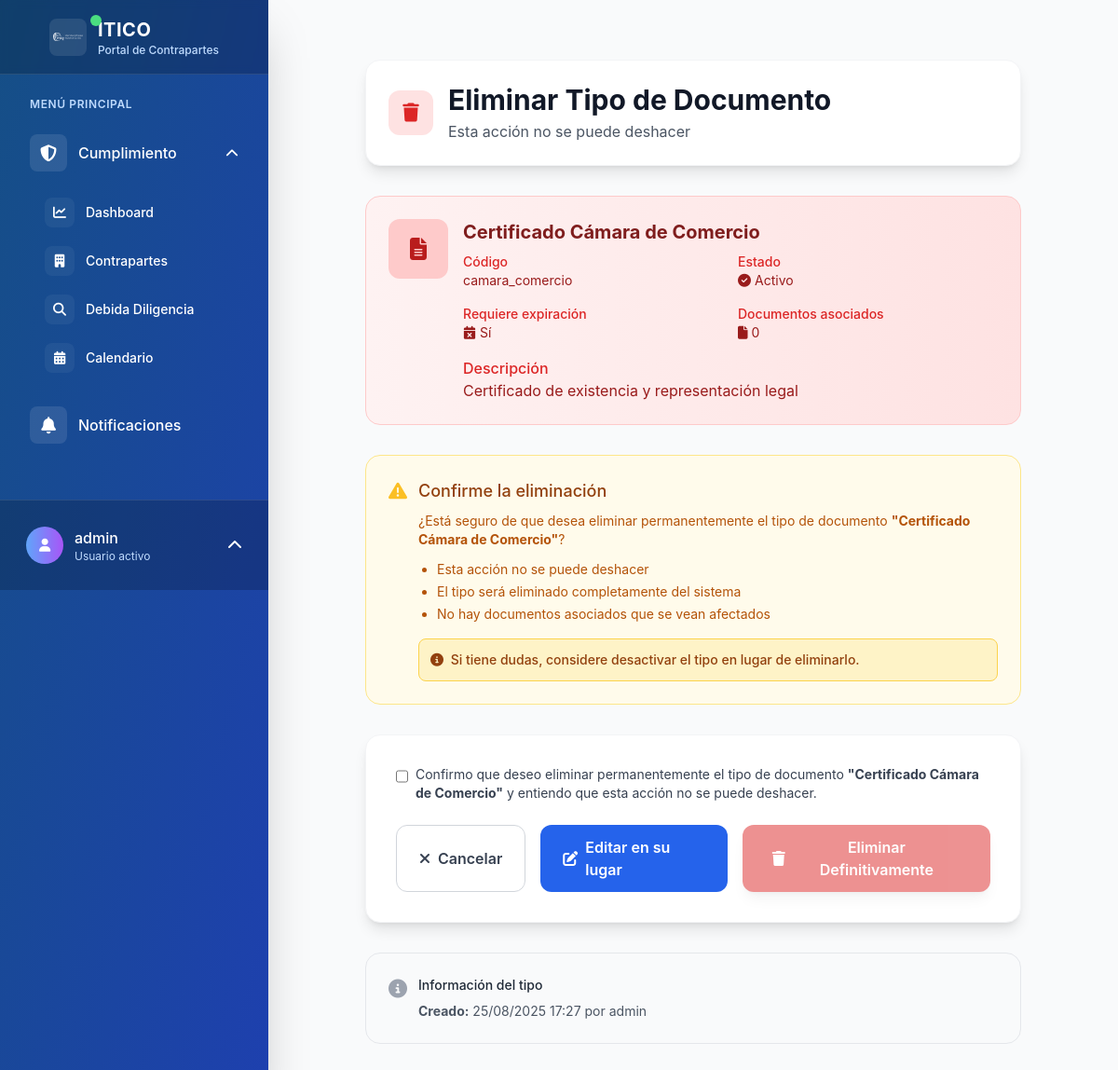
Screenshot of /contrapartes/tipos-documento/5/eliminar/ (signed in) with the database file from the repository.
### contrapartes/models.py (models this page shows, shortened)
class TipoDocumento(models.Model):
    codigo = models.CharField(
        max_length=20,
        unique=True,
        verbose_name="Código",
        help_text="Código único para identificar el tipo (ej: dd, contrato, etc.)"
    )
    nombre = models.CharField(
        max_length=100,
        verbose_name="Nombre",
        help_text="Nombre descriptivo del tipo de documento"
    )
    descripcion = models.TextField(
        blank=True,
        null=True,
        verbose_name="Descripción",
        help_text="Descripción detallada del tipo de documento"
    )
    requiere_expiracion = models.BooleanField(
        default=False,
        verbose_name="Requiere fecha de expiración",
        help_text="Indica si este tipo de documento requiere fecha de expiración"
    )
    activo = models.BooleanField(
        default=True,
        verbose_name="Activo",
        help_text="Indica si este tipo está disponible para nuevos documentos"
    )
    creado_por = models.ForeignKey(
        User,
        on_delete=models.PROTECT,
        related_name='tipos_documento_creados',
        verbose_name="Creado por"
    )
    fecha_creacion = models.DateTimeField(auto_now_add=True, verbose_name="Fecha de creación")
    fecha_actualizacion = models.DateTimeField(auto_now=True, verbose_name="Última actualización")
    class Meta:
        verbose_name = "Tipo de Documento"
        verbose_name_plural = "Tipos de Documento"
        ordering = ['nombre']

### contrapartes/views.py (the view)
# urls.py: path('tipos-documento/<int:pk>/eliminar/', views.TipoDocumentoDeleteView.as_view(), name='tipo_documento_eliminar'),
class TipoDocumentoDeleteView(LoginRequiredMixin, DeleteView):
    model = TipoDocumento
    template_name = 'contrapartes/tipo_documento_eliminar.html'
    success_url = reverse_lazy('contrapartes:tipo_documento_lista')
    def get_context_data(self, **kwargs):
        context = super().get_context_data(**kwargs)
        context['documentos_count'] = self.object.documentos.count()
        return context

### templates/contrapartes/tipo_documento_eliminar.html (shortened to what this page needs)
{% extends 'base.html' %}
{% load static %}
{% block content %}
<div class="max-w-3xl mx-auto px-4 sm:px-6 lg:px-8 py-8">
    <div class="bg-white rounded-2xl shadow-lg p-6 mb-8 border border-gray-100">
        <div class="flex items-center gap-4">
            <div class="h-12 w-12 bg-red-100 rounded-xl flex items-center justify-center">
                <i class="fas fa-trash text-red-600 text-xl"></i>
            </div>
            <div>
                <h1 class="text-3xl font-bold text-gray-900">
                    Eliminar Tipo de Documento
                </h1>
                <p class="text-gray-600 mt-1">
                    Esta acción no se puede deshacer
                </p>
            </div>
        </div>
    </div>
    <div class="bg-gradient-to-r from-red-50 to-red-100 rounded-2xl p-6 mb-8 border border-red-200">
        <div class="flex items-start gap-4">
            <div class="h-16 w-16 bg-red-200 rounded-xl flex items-center justify-center flex-shrink-0">
                <i class="fas fa-file-alt text-red-700 text-2xl"></i>
            </div>
            <div class="flex-1">
                <h3 class="text-xl font-bold text-red-900 mb-2">{{ object.nombre }}</h3>
                <div class="grid grid-cols-1 sm:grid-cols-2 gap-4 text-sm">
                    <div>
                        <p class="text-red-600 font-medium">Código</p>
                        <p class="text-red-800">{{ object.codigo }}</p>
                    </div>
                    <div>
                        <p class="text-red-600 font-medium">Estado</p>
                        <p class="text-red-800">
                            {% if object.activo %}
                                <i class="fas fa-check-circle mr-1"></i>Activo
                            {% else %}
                                <i class="fas fa-times-circle mr-1"></i>Inactivo
                            {% endif %}
                        </p>
                    </div>
                    <div>
                        <p class="text-red-600 font-medium">Requiere expiración</p>
                        <p class="text-red-800">
                            {% if object.requiere_expiracion %}
                                <i class="fas fa-calendar-times mr-1"></i>Sí
                            {% else %}
                                <i class="fas fa-calendar-check mr-1"></i>No
                            {% endif %}
                        </p>
                    </div>
                    <div>
                        <p class="text-red-600 font-medium">Documentos asociados</p>
                        <p class="text-red-800">
                            <i class="fas fa-file mr-1"></i>{{ documentos_count }}
                        </p>
                    </div>
                </div>
                {% if object.descripcion %}
                <div class="mt-4">
                    <p class="text-red-600 font-medium">Descripción</p>
                    <p class="text-red-800">{{ object.descripcion }}</p>
                </div>
                {% endif %}
            </div>
        </div>
    </div>
    {% if documentos_count > 0 %}
        <div class="bg-red-50 border border-red-200 rounded-2xl p-6 mb-8">
            <div class="flex">
                <div class="flex-shrink-0">
                    <i class="fas fa-exclamation-triangle text-red-400 text-xl"></i>
                </div>
                <div class="ml-3">
                    <h3 class="text-lg font-medium text-red-800 mb-2">
                        No se puede eliminar este tipo de documento
                    </h3>
                    <div class="text-sm text-red-700">
                        <p class="mb-3">
                            Este tipo de documento tiene <strong>{{ documentos_count }} documento{{ documentos_count|pluralize }}</strong> asociado{{ documentos_count|pluralize }}.
                            Para eliminarlo, primero debe:
                        </p>
                        <ul class="list-disc pl-5 space-y-1 mb-4">
                            <li>Cambiar el tipo de todos los documentos asociados a otro tipo</li>
                            <li>O eliminar todos los documentos que usan este tipo</li>
                        </ul>
                        <p class="font-medium">
                            <i class="fas fa-lightbulb mr-1"></i>
                            <strong>Alternativa:</strong> En lugar de eliminar, puede desactivar este tipo para que no aparezca como opción al crear nuevos documentos.
                        </p>
                    </div>
                </div>
            </div>
        </div>
        <div class="flex flex-col sm:flex-row gap-4 sm:justify-center">
            <a href="{% url 'contrapartes:tipo_documento_lista' %}"
               class="inline-flex items-center justify-center px-8 py-3 bg-gray-500 text-white font-semibold rounded-xl hover:bg-gray-600 transition-all duration-200">
                <i class="fas fa-arrow-left mr-2"></i>
                Volver a la Lista
            </a>
            <a href="{% url 'contrapartes:tipo_documento_editar' object.pk %}"
               class="inline-flex items-center justify-center px-8 py-3 bg-blue-600 text-white font-semibold rounded-xl hover:bg-blue-700 transition-all duration-200">
                <i class="fas fa-edit mr-2"></i>
                Editar Tipo (Desactivar)
            </a>
        </div>
    {% else %}
        <div class="bg-amber-50 border border-amber-200 rounded-2xl p-6 mb-8">
            <div class="flex">
                <div class="flex-shrink-0">
                    <i class="fas fa-warning text-amber-400 text-xl"></i>
                </div>
                <div class="ml-3">
                    <h3 class="text-lg font-medium text-amber-800 mb-2">
                        Confirme la eliminación
                    </h3>
                    <div class="text-sm text-amber-700">
                        <p class="mb-3">
                            ¿Está seguro de que desea eliminar permanentemente el tipo de documento
                            <strong>"{{ object.nombre }}"</strong>?
                        </p>
                        <ul class="list-disc pl-5 space-y-1 mb-4">
                            <li>Esta acción no se puede deshacer</li>
                            <li>El tipo será eliminado completamente del sistema</li>
                            <li>No hay documentos asociados que se vean afectados</li>
                        </ul>
                        <div class="bg-amber-100 border border-amber-300 rounded-lg p-3">
                            <p class="font-medium text-amber-800">
                                <i class="fas fa-info-circle mr-1"></i>
                                Si tiene dudas, considere desactivar el tipo en lugar de eliminarlo.
                            </p>
                        </div>
                    </div>
                </div>
            </div>
        </div>
        <div class="bg-white rounded-2xl shadow-lg border border-gray-100 overflow-hidden">
            <form method="post" class="p-8">
                <div class="mb-6">
                    <label class="flex items-start">
                        <input type="checkbox"
                               class="mt-1 w-4 h-4 text-red-600 bg-gray-100 border-gray-300 rounded focus:ring-red-500 focus:ring-2"
                               required
                               id="confirm-delete">
                        <span class="ml-2 text-sm text-gray-700">
                            Confirmo que deseo eliminar permanentemente el tipo de documento
                            <strong>"{{ object.nombre }}"</strong> y entiendo que esta acción no se puede deshacer.
                        </span>
                    </label>
                </div>
                <div class="flex flex-col sm:flex-row gap-4 sm:justify-end">
                    <a href="{% url 'contrapartes:tipo_documento_lista' %}"
                       class="inline-flex items-center justify-center px-6 py-3 border border-gray-300 text-gray-700 bg-white font-semibold rounded-xl hover:bg-gray-50 transition-all duration-200 order-2 sm:order-1">
                        <i class="fas fa-times mr-2"></i>
                        Cancelar
                    </a>
                    <a href="{% url 'contrapartes:tipo_documento_editar' object.pk %}"
                       class="inline-flex items-center justify-center px-6 py-3 bg-blue-600 text-white font-semibold rounded-xl hover:bg-blue-700 transition-all duration-200 order-3 sm:order-2">
                        <i class="fas fa-edit mr-2"></i>
                        Editar en su lugar
                    </a>
                    <button type="submit"
                            class="inline-flex items-center justify-center px-8 py-3 bg-red-600 text-white font-semibold rounded-xl hover:bg-red-700 transition-all duration-200 shadow-lg hover:shadow-xl order-1 sm:order-3 disabled:opacity-50 disabled:cursor-not-allowed"
                            id="delete-button"
                            disabled>
                        <i class="fas fa-trash mr-2"></i>
                        Eliminar Definitivamente
                    </button>
                </div>
            </form>
        </div>
    {% endif %}
    <div class="mt-8 bg-gray-50 border border-gray-200 rounded-2xl p-6">
        <div class="flex">
            <div class="flex-shrink-0">
                <i class="fas fa-info-circle text-gray-400 text-xl"></i>
            </div>
            <div class="ml-3">
                <h3 class="text-sm font-medium text-gray-800">
                    Información del tipo
                </h3>
                <div class="mt-2 text-sm text-gray-600">
                    <ul class="space-y-1">
                        <li><strong>Creado:</strong> {{ object.fecha_creacion|date:"d/m/Y H:i" }} por {{ object.creado_por.get_full_name|default:object.creado_por.username }}</li>
                    </ul>
                </div>
            </div>
        </div>
    </div>
</div>
{% endblock %}

### templates/partials/user_menu.html (shortened to what this page needs)
{% if user.is_authenticated %}
    <div class="p-4 border-t border-white border-opacity-10 bg-black bg-opacity-20">
        <div class="relative">
            <button id="user-menu-button" class="group flex items-center w-full text-white hover:bg-white hover:bg-opacity-10 p-3 rounded-xl transition-all duration-300">
                <div class="flex items-center justify-center w-10 h-10 rounded-full bg-gradient-to-r from-blue-400 to-purple-500 mr-3 group-hover:scale-110 transition-transform duration-300">
                    <i class="fas fa-user text-sm"></i>
                </div>
                <div class="flex-1 text-left">
                    <p class="font-medium truncate group-hover:translate-x-1 transition-transform duration-300">{{ user.get_full_name|default:user.username }}</p>
                    <p class="text-xs text-blue-200">Usuario activo</p>
                </div>
                <i class="fas fa-chevron-up ml-2 transform group-hover:rotate-180 transition-transform duration-300" id="chevron-icon"></i>
            </button>
        </div>
    </div>
{% endif %}

### static/css/itico.css (style rules this page uses)
:root { --color-primario: #154F86; --color-blanco: #FFFFFF; --color-exito: #10B981; --color-advertencia: #F59E0B; --color-error: #EF4444; --color-info: #3B82F6; --color-fondo: var(--color-blanco); --color-fondo-secundario: #F9FAFB; --color-texto: var(--color-primario); --color-texto-secundario: #6B7280; --color-borde: #E5E7EB; --sombra-sm: 0 1px 2px 0 rgba(0, 0, 0, 0.05); --sombra-md: 0 4px 6px -1px rgba(0, 0, 0, 0.1); --sombra-lg: 0 10px 15px -3px rgba(0, 0, 0, 0.1); }
* { margin: 0; padding: 0; box-sizing: border-box; }
body { background: var(--color-fondo); color: var(--color-texto); font-family: -apple-system, BlinkMacSystemFont, 'Segoe UI', Roboto, Oxygen, Ubuntu, Cantarell, sans-serif; line-height: 1.6; }
h1, h2, h3, h4, h5, h6 { color: var(--color-primario); margin-bottom: 1rem; font-weight: 600; }
h1 { font-size: 2.5rem; }
h3 { font-size: 1.75rem; }
a { color: var(--color-primario); text-decoration: none; transition: color 0.3s ease; }
.shadow-lg { box-shadow: var(--sombra-lg); }
.rounded { border-radius: 0.5rem; }
.rounded-lg { border-radius: 0.75rem; }
.p-3 { padding: 0.75rem; }
.p-4 { padding: 1rem; }
.p-6 { padding: 1.5rem; }
.mb-2 { margin-bottom: 0.5rem; }
.mb-3 { margin-bottom: 0.75rem; }
.mb-4 { margin-bottom: 1rem; }
.mb-6 { margin-bottom: 1.5rem; }
.mt-1 { margin-top: 0.25rem; }
.mt-2 { margin-top: 0.5rem; }
.mt-4 { margin-top: 1rem; }

### rows the page displays
TipoDocumento: nombre "Certificado Cámara de Comercio", codigo "camara_comercio", descripcion "Certificado de existencia y representación legal", fecha_creacion "25/08/2025 17:27", creado_por.get_full_name "admin"

### other values shown
{{ user.get_full_name|default:user.username }} "admin"
{{ documentos_count }} "0"
